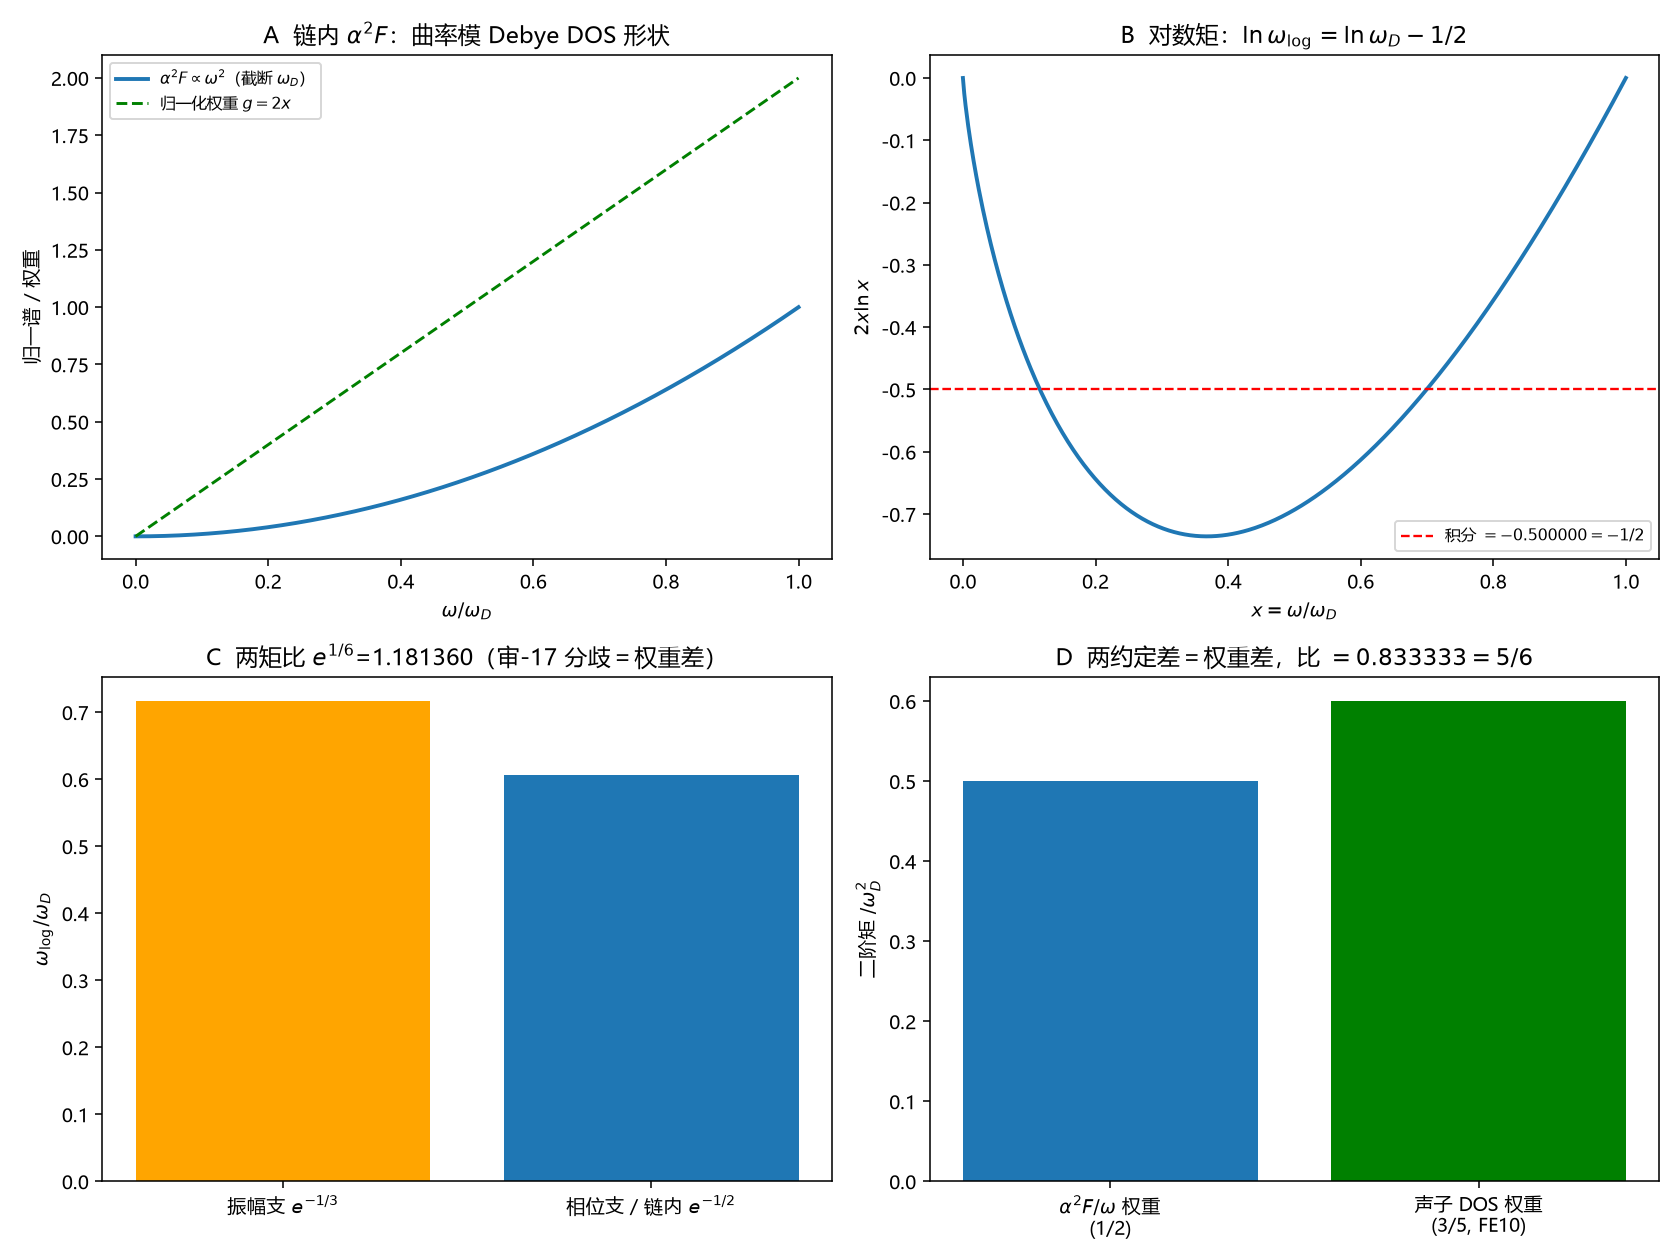

Recreate this plot in Python.
# -*- coding: utf-8 -*-
"""
第92轮补（成果登记 R-101）：环14A——链内 alpha^2F 与两矩分歧的结构消解（非拟合）
====================================================================================
检验：
  A alpha^2F=A w^2 Θ(w_D-w)（链内曲率模 Debye DOS 形状）与归一化权重 g=2w/w_D²；
  B 对数矩 ∫₀¹2x ln x dx=-1/2 ⇒ omega_log=e^{-1/2} w_D（=相位支/Eliashberg）；
  C 两对数矩比 e^{-1/3}/e^{-1/2}=e^{1/6}（审-17 分歧的精确来源）；
  D 两二阶矩 1/2（alpha^2F/ω 权重）vs 3/5（DOS 权重），比 5/6，
     lambda=A w_D²、同位素 lambda∝1/M。

图像用于检验幂次/矩/量级，不是用数据拟合曲线——无实验数据、无调参。

复跑：
  python "10 探索/超导第一性研究/04_计算验证/环14A_链内alpha2F与两矩消解.py"
"""
import csv
import os
import sys

try:
    sys.stdout.reconfigure(encoding="utf-8")
except Exception:
    pass

import numpy as np
from scipy.integrate import quad
import matplotlib
matplotlib.use("Agg")
import matplotlib.pyplot as plt

plt.rcParams["font.sans-serif"] = ["Microsoft YaHei", "SimHei", "DejaVu Sans"]
plt.rcParams["axes.unicode_minus"] = False

OUT = os.path.dirname(os.path.abspath(__file__))


def I(f, a=0.0, b=1.0):
    return quad(f, a, b, epsabs=1e-13, epsrel=1e-13)[0]


def main():
    # ---------- 矩的高精度数值验证（与 Lean 常量对应） ----------
    wNorm = I(lambda x: 2 * x)
    logM = I(lambda x: 2 * x * np.log(x) if x > 0 else 0.0)
    w2A2F = I(lambda x: 2 * x * x**2)
    dosN = I(lambda x: 3 * x**2)
    dosW2 = I(lambda x: 3 * x**4)
    w2DOS = dosW2 / dosN

    assert abs(wNorm - 1.0) < 1e-12, f"权重归一 {wNorm}"
    assert abs(logM + 0.5) < 1e-12, f"对数矩 {logM}"
    assert abs(w2A2F - 0.5) < 1e-12, f"alpha2F 二阶矩 {w2A2F}"
    assert abs(w2DOS - 0.6) < 1e-12, f"DOS 二阶矩 {w2DOS}"
    assert abs((w2A2F / w2DOS) - 5.0 / 6.0) < 1e-12, "二阶矩比应为 5/6"

    # 对数矩比 e^{1/6}
    amp = np.exp(-1.0 / 3.0)
    ph = np.exp(-1.0 / 2.0)
    gap = amp / ph
    assert abs(gap - np.exp(1.0 / 6.0)) < 1e-12, "两对数矩比应为 e^{1/6}"

    # lambda = A w_D²；同位素 lambda ∝ 1/M
    A_eph = 0.7
    wD = 300.0
    lam = A_eph * wD**2
    assert abs(lam - 2 * A_eph * I(lambda x: x) * wD**2) < 1e-9
    M1, M2 = 1.0, 4.0
    assert abs((wD / np.sqrt(M2))**2 / (wD / np.sqrt(M1))**2 - M1 / M2) < 1e-12

    # ---------- 四面板 ----------
    w = np.linspace(0, wD, 500)
    A = 1.0
    a2f = A * w**2
    a2f[w > wD] = 0.0
    g = 2 * w / wD**2

    x = np.linspace(1e-6, 1, 500)

    fig, axes = plt.subplots(2, 2, figsize=(12, 9))

    # A
    ax = axes[0, 0]
    ax.plot(w / wD, a2f / (A * wD**2), lw=2.0, color="#1f77b4",
            label="$\\alpha^2F\\propto\\omega^2$（截断 $\\omega_D$）")
    ax.plot(x, 2 * x, "--", lw=1.5, color="g",
            label="归一化权重 $g=2x$")
    ax.set_xlabel("$\\omega/\\omega_D$")
    ax.set_ylabel("归一谱 / 权重")
    ax.set_title("A  链内 $\\alpha^2F$：曲率模 Debye DOS 形状")
    ax.legend(fontsize=8)

    # B
    ax = axes[0, 1]
    ax.plot(x, 2 * x * np.log(x), lw=2.0, color="#1f77b4")
    ax.axhline(logM, color="r", ls="--", lw=1.2,
               label=f"积分 $={logM:.6f}=-1/2$")
    ax.set_xlabel("$x=\\omega/\\omega_D$")
    ax.set_ylabel("$2x\\ln x$")
    ax.set_title("B  对数矩：$\\ln\\omega_{\\log}=\\ln\\omega_D-1/2$")
    ax.legend(fontsize=8)

    # C
    ax = axes[1, 0]
    labels = ["振幅支 $e^{-1/3}$", "相位支／链内 $e^{-1/2}$"]
    vals = [amp, ph]
    ax.bar(labels, vals, color=["orange", "#1f77b4"])
    ax.set_ylabel("$\\omega_{\\log}/\\omega_D$")
    ax.set_title(f"C  两矩比 $e^{{1/6}}$={gap:.6f}（审-17 分歧＝权重差）")

    # D
    ax = axes[1, 1]
    labels2 = ["$\\alpha^2F/\\omega$ 权重\n(1/2)", "声子 DOS 权重\n(3/5, FE10)"]
    vals2 = [w2A2F, w2DOS]
    ax.bar(labels2, vals2, color=["#1f77b4", "green"])
    ax.set_ylabel("二阶矩 $/\\omega_D^2$")
    ax.set_title(f"D  两约定差＝权重差，比 $={w2A2F/w2DOS:.6f}=5/6$")

    fig.tight_layout()
    png = os.path.join(OUT, "环14A_链内alpha2F与两矩消解.png")
    fig.savefig(png, dpi=140)
    plt.close(fig)

    # ---------- CSV ----------
    summary = [
        ["权重归一 ∫2x", f"{wNorm:.12f}", "=1"],
        ["对数矩 ∫2x ln x", f"{logM:.12f}", "=-1/2 ⇒ ω_log=e^{-1/2}ω_D"],
        ["α²F 二阶矩 ∫2x·x²", f"{w2A2F:.12f}", "=1/2（Pickett/RMTA 约定）"],
        ["DOS 二阶矩 ∫3x⁴/∫3x²", f"{w2DOS:.12f}", "=3/5（FE10 约定）"],
        ["二阶矩比", f"{w2A2F/w2DOS:.12f}", "=5/6"],
        ["两对数矩比", f"{gap:.12f}", "=e^{1/6}（审-17 分歧来源）"],
        ["λ=A ω_D²", f"{lam:.4f}", "A 外生"],
        ["同位素 λ∝1/M", "PASS", "ω_D∝M^{-1/2}"],
    ]
    with open(os.path.join(OUT, "环14A_链内alpha2F与两矩消解_摘要.csv"),
              "w", newline="", encoding="utf-8-sig") as fo:
        wcsv = csv.writer(fo)
        wcsv.writerow(["量", "值", "说明"])
        wcsv.writerows(summary)
    with open(os.path.join(OUT, "环14A_链内alpha2F与两矩消解.csv"),
              "w", newline="", encoding="utf-8-sig") as fo:
        wcsv = csv.writer(fo)
        wcsv.writerow(["x", "alpha2F_norm", "g", "2xlnx"])
        for i in range(len(x)):
            wcsv.writerow([f"{x[i]:.6g}", f"{x[i]**2:.6g}",
                           f"{2*x[i]:.6g}",
                           f"{2*x[i]*np.log(x[i]):.6g}"])

    print("第92轮补 审-15/审-17 链内 α²F 与两矩消解：全部断言通过（非拟合）")
    for row in summary:
        print("  ", row[0], "=", row[1], "|", row[2])
    print("图:", png)


if __name__ == "__main__":
    main()
